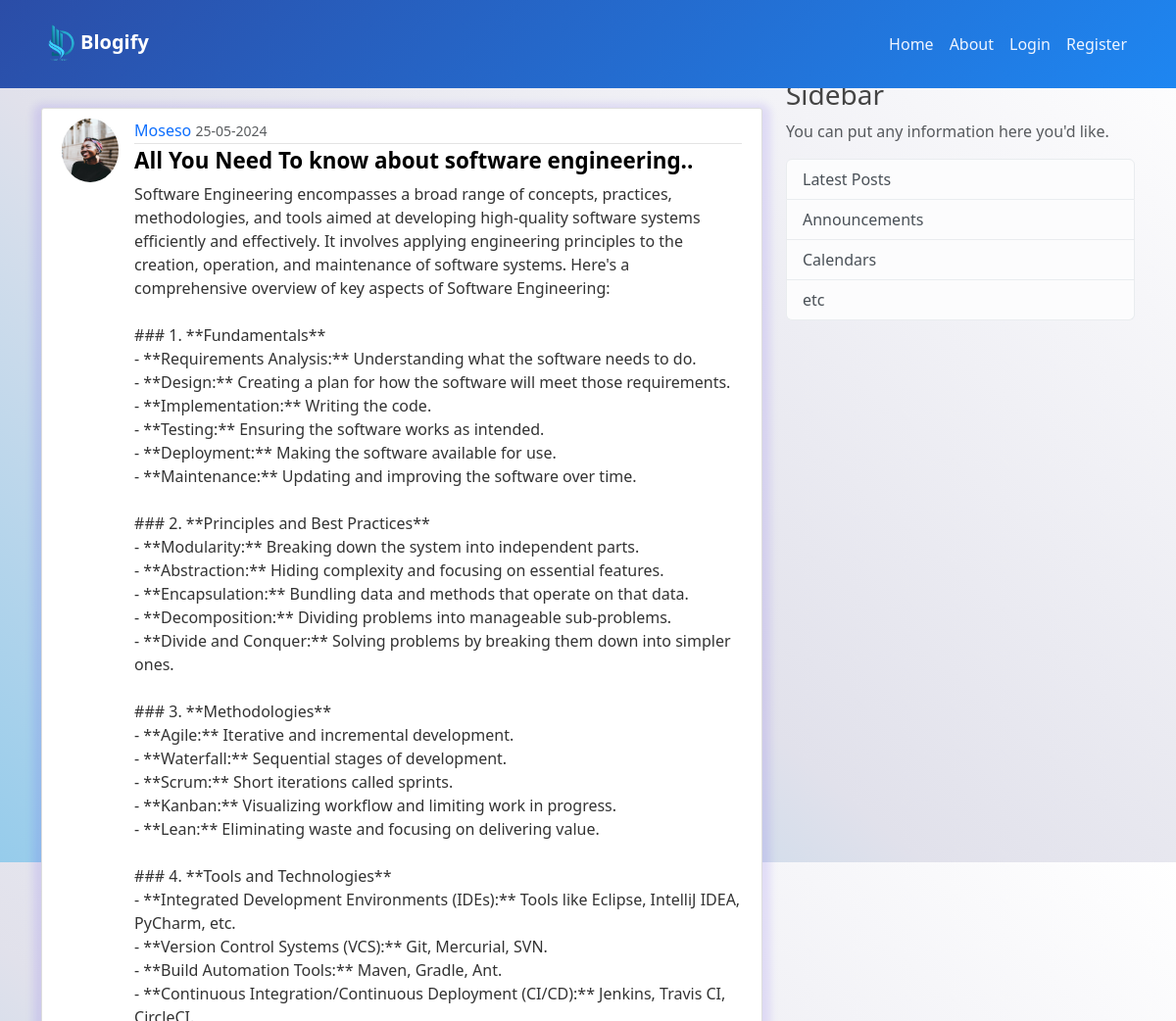
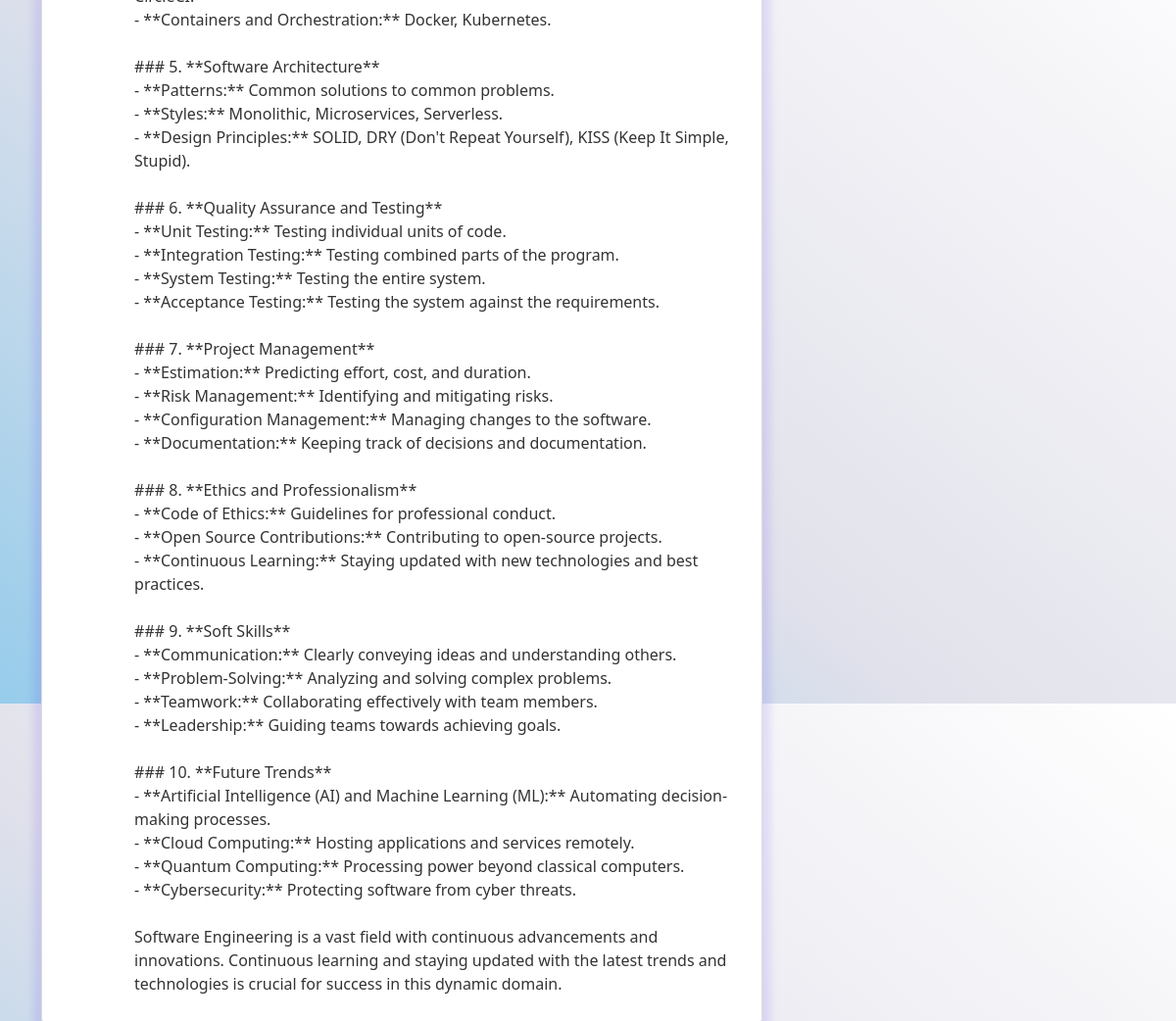
Screenshot of /post/3 with the database file from the repository (2 pictures, top to bottom).
### Blogify/model.py (models this page shows, shortened)
class User(db.Model, UserMixin):
    id = db.Column(db.Integer, primary_key=True)
    username = db.Column(db.String(20), unique=True, nullable=False)
    email = db.Column(db.String(120), unique=True, nullable=False)
    image_file = db.Column(db.String(20), nullable=False, default='default.jpg')
    password = db.Column(db.String(60), nullable=False)
    posts = db.relationship('Post', backref='author', lazy=True)

class Post(db.Model):
    id = db.Column(db.Integer, primary_key=True)
    title = db.Column(db.String(100), nullable=False)
    image_file = db.Column(db.String(20), nullable=False, default='default.jpg')
    date_posted = db.Column(db.DateTime, nullable=False, default=datetime.utcnow)
    content = db.Column(db.Text, nullable=False)
    user_id = db.Column(db.Integer, db.ForeignKey('user.id'), nullable=False)

### Blogify/route.py (the view)
@app.route("/post/<int:post_id>")
def post(post_id):
    post = Post.query.get_or_404(post_id)
    return render_template('post.html', title=post.title, post=post)

### Blogify/templates/post.html (shortened to what this page needs)
{% extends "main.html" %}
{% block content %}
<article class="media content-section">
  {% if post.author.image_file.startswith('images/') %}
    <img class="rounded-circle article-img" src="{{ url_for('static', filename=post.author.image_file) }}">
  {% else %}
    <img class="rounded-circle article-img" src="{{ post.author.image_file }}">
  {% endif %}                                                                                                                                                                                                               <div class="media-body">                                                                                        <div class="article-metadata">                                                                                  <a class="mr-2" href="{{ url_for('user_post', username=post.author.username) }}">{{ post.author.username }}</a>
            <small class="text-muted">{{ post.date_posted.strftime('%d-%m-%Y') }}</small>
        </div>
        <h2 class="article-title">{{ post.title }}</h2>
        <p class="article-content">{{ post.content }}</p>
    </div>
</article>
{% endblock content %}

### Blogify/static/main.css (style rules this page uses)
:root { --primary: #0463FA; --light: #EFF5FF; --dark: #1B2C51; }
body { background: rgb(255,255,255); background: linear-gradient(220deg, rgba(255,255,255,1) 0%, rgba(225,225,235,1) 58%, rgb(150, 204, 235) 100%); color: #333333; height: 100vh; margin-top: 5rem; }
h1, h2, h3, h4, h5, h6 { color: #444444; }
.media { background: #ffffff; box-shadow: 0 4px 8px 8px rgba(48, 6, 237, 0.1); border: 1px solid #dddddd; border-radius: 3px; margin-bottom: 20px; font-weight: 500; padding: 10px 20px; }
.media { width: 100%; display: flex; margin: 30px auto; }
.media-body { width: 100%; }
.article-title { color: black; text-decoration: none; font-size: 1.4rem; font-weight: 600; }
.article-content { white-space: pre-line; font-weight: 500; }
.article-img { height: 65px; width: 65px; margin-right: 16px; }
.article-metadata { padding-bottom: 1px; margin-bottom: 4px; border-bottom: 1px solid #e3e3e3; }
.article-metadata a { text-decoration: none; }

### rows the page displays
User: author.image_file (picture), author.username "Moseso"
Post: date_posted "25-05-2024", title "All You Need To know about software engineering..", content "Software Engineering encompasses a broad range of concepts, practices, methodologies, and tools aimed at developing high-quality software systems efficiently and effectively. It involves applying engineering principles to the creation, operation, and maintenance of software systems. Here's a comprehensive overview of key aspects of Software Engineering: ### 1. **Fundamentals** - **Requirements Analysis:** Understanding what the software needs to do. - **Design:** Creating a plan for how the software will meet those requirements. - **Implementation:** Writing the code. - **Testing:** Ensuring the software works as intended. - **Deployment:** Making the software available for use. -…"
